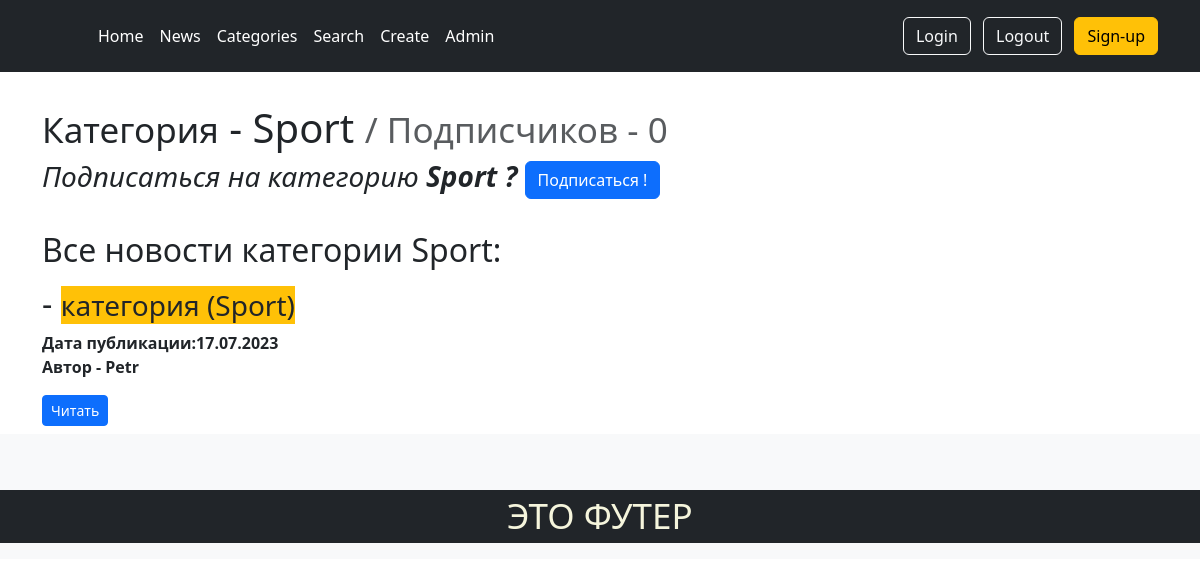
The app's page /news/category/2/, older data.
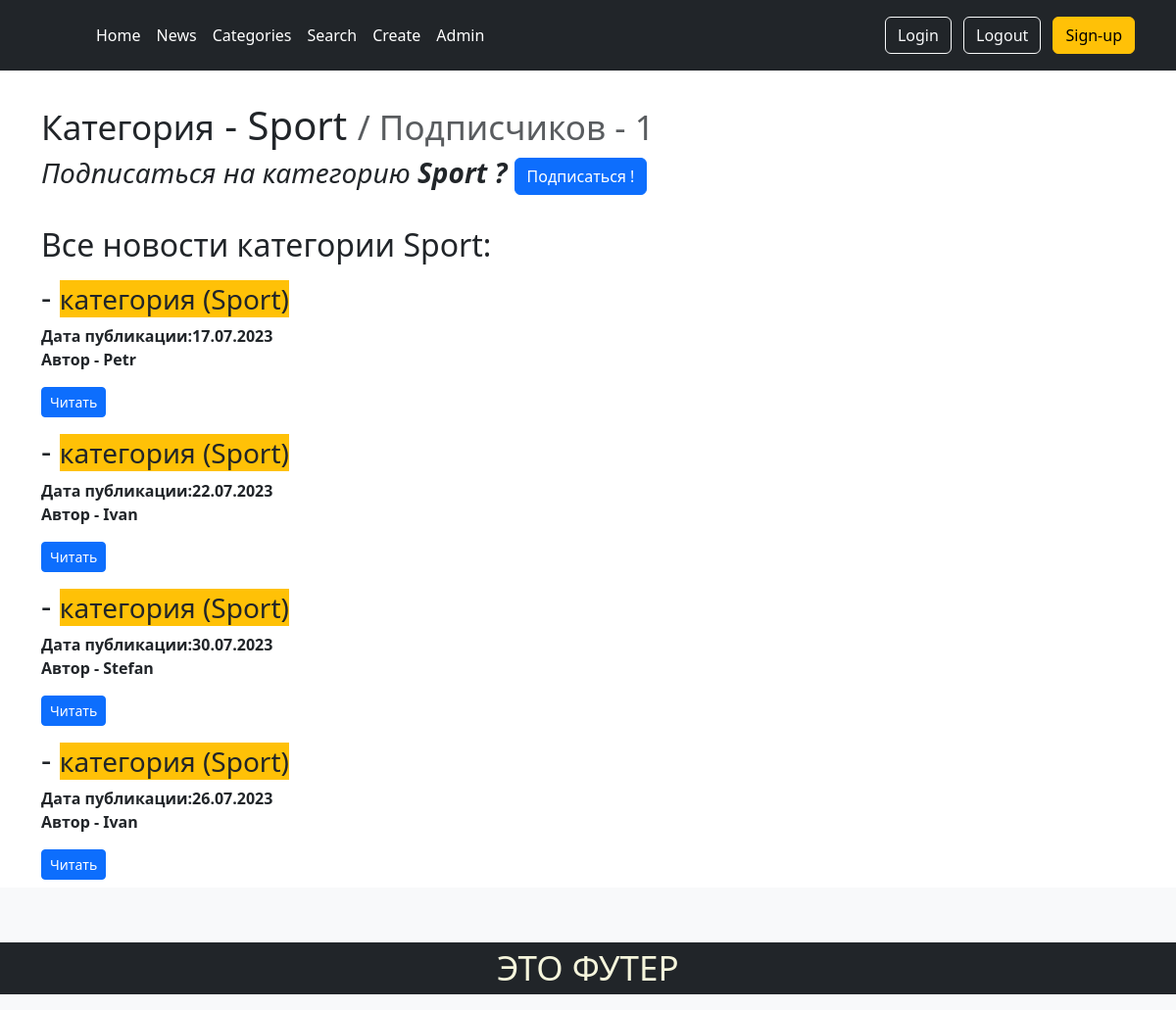
The same page, newer data.
### news/models.py (models this page shows, shortened)
class Post(models.Model):
    author = models.ForeignKey(Author, on_delete=models.CASCADE)
    NEWS = 'NW'
    ARTICLE = 'AR'
    CATEGORY_CHOICES = (
        (NEWS, 'Новость'),
        (ARTICLE, 'Статья'),
    )
    categoryType = models.CharField(
        max_length=2, choices=CATEGORY_CHOICES, default=ARTICLE)
    dateCreation = models.DateTimeField(auto_now_add=True)
    postCategory = models.ManyToManyField(Category, through='PostCategory')
    title = models.CharField(max_length=128)
    text = models.TextField()
    rating = models.SmallIntegerField(default=0)
    def preview(self):
        return self.text[:124] + '...'

class Category(models.Model):
    name = models.CharField(max_length=64, unique=True)
    subscribers = models.ManyToManyField(User, blank=True)

class Author(models.Model):
    authorUser = models.OneToOneField(User, on_delete=models.CASCADE)
    ratingAuthor = models.SmallIntegerField(default=0)
    def __str__(self) -> str:
        return self.authorUser.username

### news/views.py (the view)
# urls.py: path('category/<int:pk>/', CategoryDetail, name='category_detail'),
def CategoryDetail(request, pk):
    category = Category.objects.get(pk=pk)
    is_subscribed = True if len(
        category.subscribers.filter(id=request.user.id)) else False
    return render(
        request,
        'category/category_detail.html',
        {
            'category': category,
            'is_subscribed': is_subscribed,
            'subscribers': category.subscribers.all()
        }
    )

### news/templatetags/custom_filters.py (called while the page is built)
@register.filter(name='censor')
def censor(value):
    custom_badwords = ['нехорошие слова']
    profanity.add_censor_words(custom_badwords)
    censored = profanity.censor(value, '*$')
    return censored

### news/templates/category/category_detail.html (shortened to what this page needs)
{% extends 'layout/default.html' %}
{%load custom_filters%}
{% block content %}
  <br>
  <h1>
    <small>Категория</small> - {{ category.name }} <small class="font-italic text-muted">/ Подписчиков - {{ subscribers.count }} </small>
  </h1>
   {% if is_subscribed %}
        <div>
            <h3><em>
                Отписаться от категории
                <strong> {{ category.name }} ? </strong>
            </em>
                <a href = "{% url 'news:category_unsubscribe' category.id %}" class="btn btn-primary"> Отписаться!</a></h3>
        </div>
   {% else %}
        <div>
            <h3><em>Подписаться на категорию <strong> {{ category.name }} ? </strong></em>
                <a href = "{% url 'news:category_subscribe' category.id %}" class="btn btn-primary" > Подписаться !</a>
            </h3>
        </div>
    {% endif %}
    <br>
    <h2>Все новости категории {{ category.name }}: </h2>
    {%  for i in category.post_set.all%}
       <div class="row g-4 py-2 row-cols-1">
                <div>
                    <div>
                        <h3 class="fs-2">{{ i.title|censor|truncatechars:30}} - <small class="bg-warning">категория ({{category.name}})</small></h3>
                        <p><b>Дата публикации:{{ i.dateCreation|date:'d.m.Y' }} <br> Автор - {{ i.author }}</b></p>
                        <a href="{% url 'news:first_post_detail' i.id %}" class="btn btn-primary btn-sm">
                            Читать
                        </a>
                    </div>
                </div>
            </div>
    {% endfor %}
{% endblock content %}

Row changes from the older to the newer data that the page shows:
now on this page (row unchanged): Post: {{ category.name }} "Sport", dateCreation "22.07.2023", author "Ivan"
now on this page (row edited): Post: {{ category.name }} "Sport", dateCreation "30.07.2023", author "Stefan"
now on this page (row unchanged): Post: {{ category.name }} "Sport", dateCreation "26.07.2023", author "Ivan"
Text that changed along with them:
{{ subscribers.count }}: "0" → "1"
